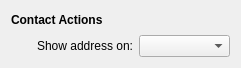
<?xml version="1.0" encoding="UTF-8"?>
<ui version="4.0">
 <class>ConfigWidget</class>
 <widget class="QWidget" name="ConfigWidget">
  <property name="geometry">
   <rect>
    <x>0</x>
    <y>0</y>
    <width>241</width>
    <height>68</height>
   </rect>
  </property>
  <layout class="QVBoxLayout" name="verticalLayout">
   <item>
    <layout class="QGridLayout" name="gridLayout" columnstretch="0,1">
     <item row="0" column="0" colspan="2">
      <widget class="QLabel" name="label">
       <property name="font">
        <font>
         <weight>75</weight>
         <bold>true</bold>
        </font>
       </property>
       <property name="text">
        <string>Contact Actions</string>
       </property>
      </widget>
     </item>
     <item row="1" column="0">
      <spacer name="horizontalSpacer">
       <property name="orientation">
        <enum>Qt::Horizontal</enum>
       </property>
       <property name="sizeType">
        <enum>QSizePolicy::Fixed</enum>
       </property>
       <property name="sizeHint" stdset="0">
        <size>
         <width>20</width>
         <height>20</height>
        </size>
       </property>
      </spacer>
     </item>
     <item row="1" column="1">
      <layout class="QFormLayout" name="formLayout">
       <item row="0" column="0">
        <widget class="QLabel" name="showAddressOnLabel">
         <property name="text">
          <string>Show address on:</string>
         </property>
        </widget>
       </item>
       <item row="0" column="1">
        <widget class="KComboBox" name="kcfg_MapService"/>
       </item>
      </layout>
     </item>
    </layout>
   </item>
  </layout>
 </widget>
 <customwidgets>
  <customwidget>
   <class>KComboBox</class>
   <extends>QComboBox</extends>
   <header>kcombobox.h</header>
  </customwidget>
 </customwidgets>
 <resources/>
 <connections/>
</ui>
